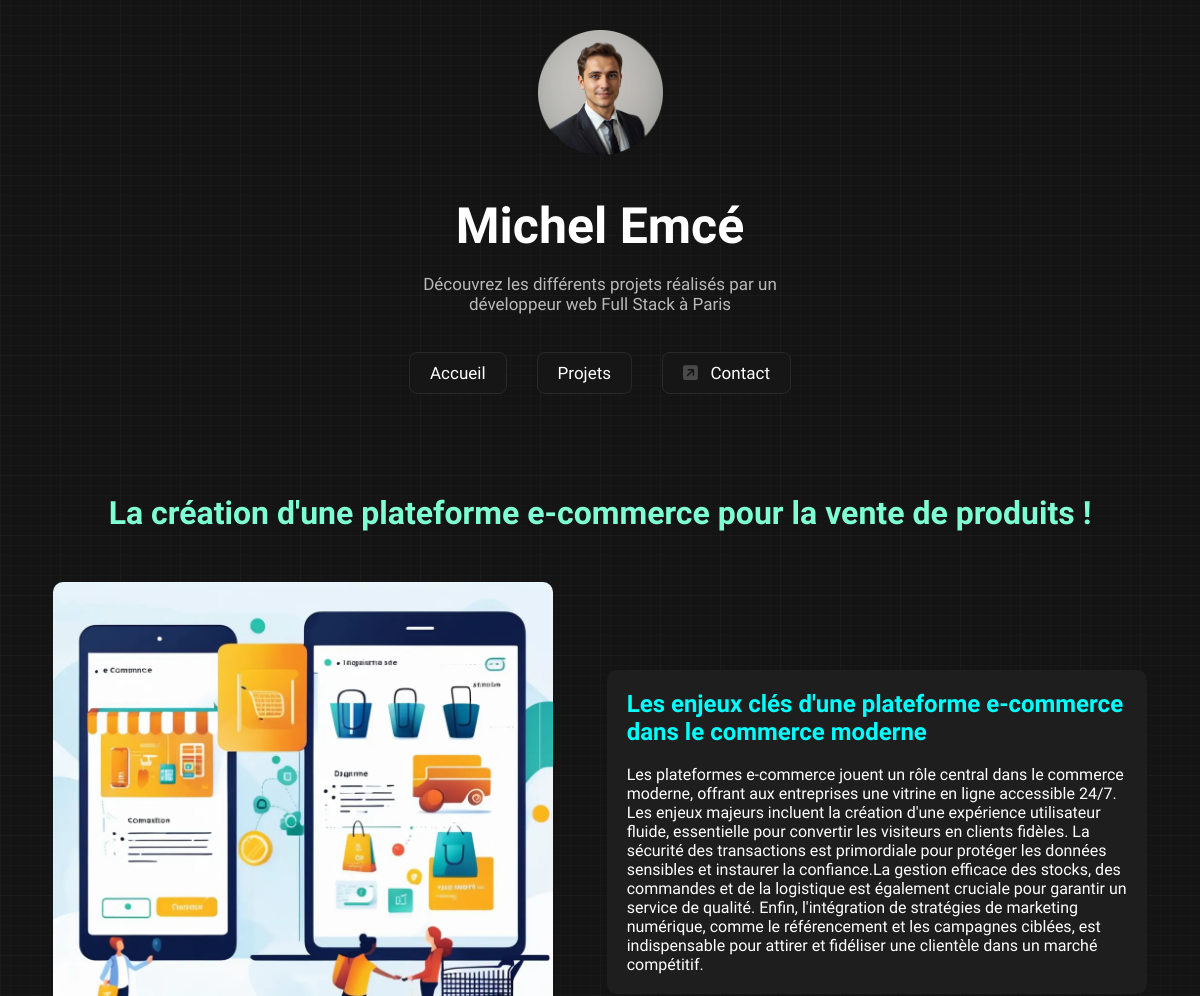
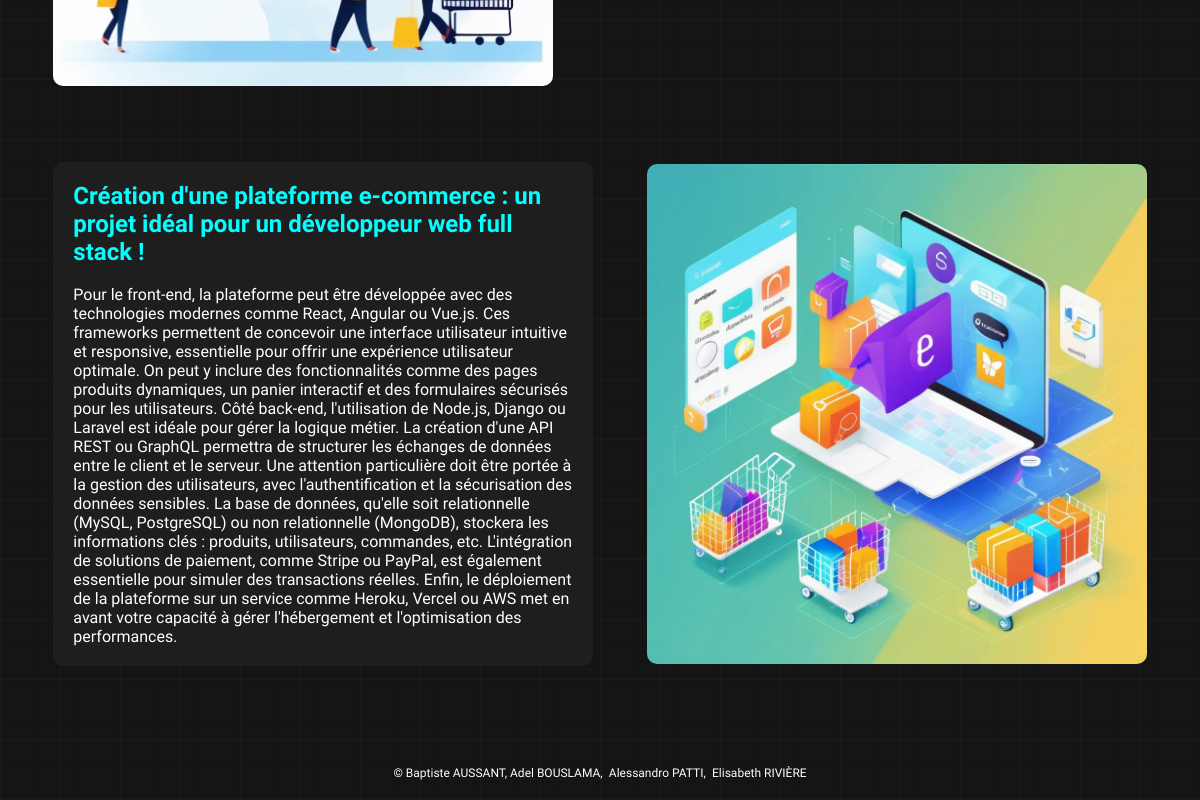
The page /projets.php on the database its author committed (2 pictures, top to bottom).
### tables this page shows
CREATE TABLE `projets` (
    `id` INT PRIMARY KEY AUTO_INCREMENT,
    `h1` TEXT,
    `img_1` TEXT,
    `h2_1` TEXT,
    `p_1` TEXT,
    `h2_2` TEXT,
    `p_2` TEXT,
    `img_2` TEXT
);

### variables.php (called while the page is built)
<?php
$projetsStatement = $mysqlClient->prepare('SELECT * FROM projets');
$projetsStatement->execute();
$projets = $projetsStatement->fetchAll();
?>

### fonction.php (called while the page is built, shortened)
<?php
$id = 0;
?>

### projets.php (the view, shortened to what this page needs)
<?php
require_once(__DIR__ . '/databaseconnect.php');
require_once(__DIR__ . '/variables.php');
require_once(__DIR__ . '/fonction.php');
?>
<!DOCTYPE html>
<html lang="fr">
<head>
    <link rel="stylesheet" href="css/style.css">
    <link rel="stylesheet" href="css/descript-projets.css">
</head>
<body>
    <header>
        <div>
            <img src="image/photo.png" alt="tête">
            <br> <br> <br>
            <p class="name">Michel Emcé</p>
            <br>
            <p class="descript">Découvrez les différents projets réalisés par un <br> développeur web Full Stack à Paris
            </p>
        </div>
        <br><br>
        <nav>
            <a href="index.php">Accueil</a>
            <a href="index.php#projets">Projets</a>
            <a href="contact.html"><i class="fa-solid fa-square-arrow-up-right"></i>&nbsp;&nbsp;&nbsp;Contact</a>
        </nav>
    </header>
    <div class="all-content">
            <h1><?php echo $projets[$id]['h1']; ?></h1>
        <div class="content">
            <img src="<?php echo $projets[$id]['img_1']; ?>">
            <div class="text-content">
                <h2><?php echo $projets[$id]['h2_1']; ?></h2>
                <br>
                <p><?php echo $projets[$id]['p_1']; ?></p>
            </div>
        </div>
        <br><br><br><br>
        <div class="content">
            <div class="text-content">
                <h2><?php echo $projets[$id]['h2_2']; ?></h2>
                <br>
                <p><?php echo $projets[$id]['p_2']; ?></p>
            </div>
            <img src="<?php echo $projets[$id]['img_2']; ?>">
        </div>
    </div>
    <footer>
        <p class="copyright">&copy; <a href="https://www.linkedin.com/in/baptiste-aussant-7033b2259/"
                target="_blank">Baptiste AUSSANT</a>, Adel BOUSLAMA,&ensp;<a
                href="https://www.linkedin.com/in/alessandro-patti-76699632b/" target="_blank">Alessandro
                PATTI</a>,&ensp;<a href="https://www.linkedin.com/in/elisabethriviere/" target="_blank">Elisabeth
                RIVIÈRE</a></p>
    </footer>
</body>

### css/style.css (style rules this page uses)
html { font-family: "Funnel Display", sans-serif; background-image: repeating-linear-gradient(90deg, rgba(57, 56, 56, 0.09) 0px, rgba(57, 56, 56, 0.09) 1px, transparent 1px, transparent 60px), repeating-linear-gradient(0deg, rgba(57, 56, 56, 0.09) 0px, rgba(57, 56, 56, 0.09) 1px, transparent 1px, transparent 60px), repeating-linear-gradient(0deg, rgba(57, 56, 56, 0.09) 0px, rgba(57, 56, 56, 0.09) 1px, transparent 1px, transparent 10px), repeating-linear-gradient(90deg, rgba(57, 56, 56, 0.09) 0px, rgba(57, 56, 56, 0.09) 1px, transparent 1px, transparent 10px), linear-gradient(90deg, rgb(20, 20, 20), rgb(20, 20, 20)); color: white; }
header { position: relative; text-align: center; margin-top: 30px; }
header div img { width: 125px; }
header div .name { font-size: 50px; font-weight: bold; }
header div .descript { opacity: 0.7; font-size: 17px; }
header nav { display: flex; justify-content: center; }
header nav a { padding: 10px 20px; margin: 0 15px; color: white; border-radius: 8px; background-color: #161616; border-style: solid; border-width: 1.5px; border-color: #292929; cursor: pointer; font-size: 17px; font-weight: 500; }
.fa-square-arrow-up-right { color: #494949; }
.copyright { position: relative; left: 50%; transform: translate(-50%, 0); max-width: fit-content; font-size: 12px; margin-bottom: 20px; }
.copyright a { color: white; }

### css/descript-projets.css (style rules this page uses)
.all-content { display: flex; flex-direction: column; margin: 100px 0; }
.all-content h1 { text-align: center; margin-bottom: 50px; color: aquamarine; }
.content { display: flex; flex-direction: row; align-items: center; justify-content: space-evenly; }
.content img { width: 500px; border-radius: 10px; }
.text-content { background-color: #1e1e1e; border-radius: 10px; padding: 20px; width: 500px; }
.text-content h2 { color: aqua; }

### rows shown on the page
projets: h1 "La création d'une plateforme e-commerce pour la vente de produits !", img_1 (picture), h2_1 "Les enjeux clés d'une plateforme e-commerce dans le commerce moderne", p_1 "Les plateformes e-commerce jouent un rôle central dans le commerce moderne, offrant aux entreprises une vitrine en ligne accessible 24/7. Les enjeux majeurs incluent la création d'une expérience utilisateur fluide, essentielle pour convertir les visiteurs en clients fidèles. La sécurité des transactions est primordiale pour protéger les données sensibles et instaurer la confiance.La gestion efficace des stocks, des commandes et de la logistique est également cruciale pour garantir un service de qualité. Enfin, l'intégration de stratégies de marketing numérique, comme le référencement et les campagnes ciblées, est indispensable pour attirer et fidéliser une clientèle dans un marché…", h2_2 "Création d'une plateforme e-commerce : un projet idéal pour un développeur web full stack !", p_2 "Pour le front-end, la plateforme peut être développée avec des technologies modernes comme React, Angular ou Vue.js. Ces frameworks permettent de concevoir une interface utilisateur intuitive et responsive, essentielle pour offrir une expérience utilisateur optimale. On peut y inclure des fonctionnalités comme des pages produits dynamiques, un panier interactif et des formulaires sécurisés pour les utilisateurs. Côté back-end, l'utilisation de Node.js, Django ou Laravel est idéale pour gérer la logique métier. La création d'une API REST ou GraphQL permettra de structurer les échanges de données entre le client et le serveur. Une attention particulière doit être portée à la gestion des…", img_2 (picture)
